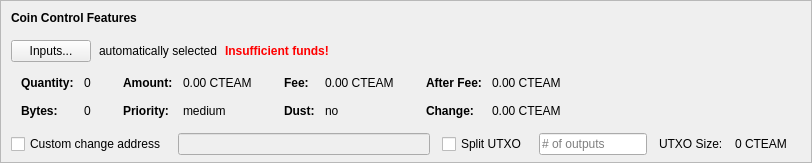
    <widget class="QFrame" name="frameCoinControl">
     <property name="sizePolicy">
      <sizepolicy hsizetype="Expanding" vsizetype="Expanding">
       <horstretch>0</horstretch>
       <verstretch>0</verstretch>
      </sizepolicy>
     </property>
     <property name="maximumSize">
      <size>
       <width>16777215</width>
       <height>16777215</height>
      </size>
     </property>
     <property name="frameShape">
      <enum>QFrame::StyledPanel</enum>
     </property>
     <property name="frameShadow">
      <enum>QFrame::Sunken</enum>
     </property>
     <layout class="QVBoxLayout" name="verticalLayoutCoinControl2">
      <property name="spacing">
       <number>0</number>
      </property>
      <property name="leftMargin">
       <number>0</number>
      </property>
      <property name="topMargin">
       <number>0</number>
      </property>
      <property name="rightMargin">
       <number>0</number>
      </property>
      <property name="bottomMargin">
       <number>6</number>
      </property>
      <item>
       <layout class="QVBoxLayout" name="verticalLayoutCoinControl" stretch="0,0,0,0,1">
        <property name="spacing">
         <number>0</number>
        </property>
        <property name="leftMargin">
         <number>10</number>
        </property>
        <property name="topMargin">
         <number>10</number>
        </property>
        <item>
         <layout class="QHBoxLayout" name="horizontalLayoutCoinControl1">
          <property name="bottomMargin">
           <number>15</number>
          </property>
          <item>
           <widget class="QLabel" name="labelCoinControlFeatures">
            <property name="sizePolicy">
             <sizepolicy hsizetype="Preferred" vsizetype="Maximum">
              <horstretch>0</horstretch>
              <verstretch>0</verstretch>
             </sizepolicy>
            </property>
            <property name="font">
             <font>
              <weight>75</weight>
              <bold>true</bold>
             </font>
            </property>
            <property name="styleSheet">
             <string notr="true">font-weight:bold;</string>
            </property>
            <property name="text">
             <string>Coin Control Features</string>
            </property>
           </widget>
          </item>
         </layout>
        </item>
        <item>
         <layout class="QHBoxLayout" name="horizontalLayoutCoinControl2" stretch="0,0,0,0">
          <property name="spacing">
           <number>8</number>
          </property>
          <property name="bottomMargin">
           <number>10</number>
          </property>
          <item>
           <widget class="QPushButton" name="pushButtonCoinControl">
            <property name="styleSheet">
             <string notr="true"/>
            </property>
            <property name="text">
             <string>Inputs...</string>
            </property>
            <property name="autoDefault">
             <bool>false</bool>
            </property>
           </widget>
          </item>
          <item>
           <widget class="QLabel" name="labelCoinControlAutomaticallySelected">
            <property name="text">
             <string>automatically selected</string>
            </property>
            <property name="margin">
             <number>5</number>
            </property>
           </widget>
          </item>
          <item>
           <widget class="QLabel" name="labelCoinControlInsuffFunds">
            <property name="font">
             <font>
              <weight>75</weight>
              <bold>true</bold>
             </font>
            </property>
            <property name="styleSheet">
             <string notr="true">color:red;font-weight:bold;</string>
            </property>
            <property name="text">
             <string>Insufficient funds!</string>
            </property>
            <property name="margin">
             <number>5</number>
            </property>
           </widget>
          </item>
          <item>
           <spacer name="horizontalSpacerCoinControl">
            <property name="orientation">
             <enum>Qt::Horizontal</enum>
            </property>
            <property name="sizeHint" stdset="0">
             <size>
              <width>40</width>
              <height>1</height>
             </size>
            </property>
           </spacer>
          </item>
         </layout>
        </item>
        <item>
         <widget class="QWidget" name="widgetCoinControl" native="true">
          <property name="sizePolicy">
           <sizepolicy hsizetype="Preferred" vsizetype="Preferred">
            <horstretch>0</horstretch>
            <verstretch>0</verstretch>
           </sizepolicy>
          </property>
          <property name="minimumSize">
           <size>
            <width>0</width>
            <height>0</height>
           </size>
          </property>
          <property name="styleSheet">
           <string notr="true"/>
          </property>
          <layout class="QHBoxLayout" name="horizontalLayoutCoinControl5">
           <property name="leftMargin">
            <number>0</number>
           </property>
           <property name="topMargin">
            <number>0</number>
           </property>
           <property name="rightMargin">
            <number>0</number>
           </property>
           <property name="bottomMargin">
            <number>0</number>
           </property>
           <item>
            <layout class="QHBoxLayout" name="horizontalLayoutCoinControl3" stretch="0,0,0,1">
             <property name="spacing">
              <number>20</number>
             </property>
             <property name="topMargin">
              <number>0</number>
             </property>
             <property name="bottomMargin">
              <number>10</number>
             </property>
             <item>
              <layout class="QFormLayout" name="formLayoutCoinControl1">
               <property name="horizontalSpacing">
                <number>10</number>
               </property>
               <property name="verticalSpacing">
                <number>14</number>
               </property>
               <property name="leftMargin">
                <number>10</number>
               </property>
               <property name="topMargin">
                <number>4</number>
               </property>
               <property name="rightMargin">
                <number>6</number>
               </property>
               <item row="0" column="0">
                <widget class="QLabel" name="labelCoinControlQuantityText">
                 <property name="font">
                  <font>
                   <weight>75</weight>
                   <bold>true</bold>
                  </font>
                 </property>
                 <property name="text">
                  <string>Quantity:</string>
                 </property>
                 <property name="margin">
                  <number>0</number>
                 </property>
                </widget>
               </item>
               <item row="0" column="1">
                <widget class="QLabel" name="labelCoinControlQuantity">
                 <property name="cursor">
                  <cursorShape>IBeamCursor</cursorShape>
                 </property>
                 <property name="contextMenuPolicy">
                  <enum>Qt::ActionsContextMenu</enum>
                 </property>
                 <property name="text">
                  <string notr="true">0</string>
                 </property>
                 <property name="margin">
                  <number>0</number>
                 </property>
                 <property name="textInteractionFlags">
                  <set>Qt::LinksAccessibleByMouse|Qt::TextSelectableByKeyboard|Qt::TextSelectableByMouse</set>
                 </property>
                </widget>
               </item>
               <item row="1" column="0">
                <widget class="QLabel" name="labelCoinControlBytesText">
                 <property name="font">
                  <font>
                   <weight>75</weight>
                   <bold>true</bold>
                  </font>
                 </property>
                 <property name="text">
                  <string>Bytes:</string>
                 </property>
                </widget>
               </item>
               <item row="1" column="1">
                <widget class="QLabel" name="labelCoinControlBytes">
                 <property name="cursor">
                  <cursorShape>IBeamCursor</cursorShape>
                 </property>
                 <property name="contextMenuPolicy">
                  <enum>Qt::ActionsContextMenu</enum>
                 </property>
                 <property name="text">
                  <string notr="true">0</string>
                 </property>
                 <property name="textInteractionFlags">
                  <set>Qt::LinksAccessibleByMouse|Qt::TextSelectableByKeyboard|Qt::TextSelectableByMouse</set>
                 </property>
                </widget>
               </item>
              </layout>
             </item>
             <item>
              <layout class="QFormLayout" name="formLayoutCoinControl2">
               <property name="horizontalSpacing">
                <number>10</number>
               </property>
               <property name="verticalSpacing">
                <number>14</number>
               </property>
               <property name="leftMargin">
                <number>6</number>
               </property>
               <property name="topMargin">
                <number>4</number>
               </property>
               <property name="rightMargin">
                <number>6</number>
               </property>
               <item row="0" column="0">
                <widget class="QLabel" name="labelCoinControlAmountText">
                 <property name="font">
                  <font>
                   <weight>75</weight>
                   <bold>true</bold>
                  </font>
                 </property>
                 <property name="text">
                  <string>Amount:</string>
                 </property>
                 <property name="margin">
                  <number>0</number>
                 </property>
                </widget>
               </item>
               <item row="0" column="1">
                <widget class="QLabel" name="labelCoinControlAmount">
                 <property name="cursor">
                  <cursorShape>IBeamCursor</cursorShape>
                 </property>
                 <property name="contextMenuPolicy">
                  <enum>Qt::ActionsContextMenu</enum>
                 </property>
                 <property name="text">
                  <string notr="true">0.00 CTEAM</string>
                 </property>
                 <property name="textInteractionFlags">
                  <set>Qt::LinksAccessibleByMouse|Qt::TextSelectableByKeyboard|Qt::TextSelectableByMouse</set>
                 </property>
                </widget>
               </item>
               <item row="1" column="0">
                <widget class="QLabel" name="labelCoinControlPriorityText">
                 <property name="font">
                  <font>
                   <weight>75</weight>
                   <bold>true</bold>
                  </font>
                 </property>
                 <property name="text">
                  <string>Priority:</string>
                 </property>
                </widget>
               </item>
               <item row="1" column="1">
                <widget class="QLabel" name="labelCoinControlPriority">
                 <property name="cursor">
                  <cursorShape>IBeamCursor</cursorShape>
                 </property>
                 <property name="contextMenuPolicy">
                  <enum>Qt::ActionsContextMenu</enum>
                 </property>
                 <property name="text">
                  <string>medium</string>
                 </property>
                 <property name="textInteractionFlags">
                  <set>Qt::LinksAccessibleByMouse|Qt::TextSelectableByKeyboard|Qt::TextSelectableByMouse</set>
                 </property>
                </widget>
               </item>
              </layout>
             </item>
             <item>
              <layout class="QFormLayout" name="formLayoutCoinControl3">
               <property name="horizontalSpacing">
                <number>10</number>
               </property>
               <property name="verticalSpacing">
                <number>14</number>
               </property>
               <property name="leftMargin">
                <number>6</number>
               </property>
               <property name="topMargin">
                <number>4</number>
               </property>
               <property name="rightMargin">
                <number>6</number>
               </property>
               <item row="0" column="0">
                <widget class="QLabel" name="labelCoinControlFeeText">
                 <property name="font">
                  <font>
                   <weight>75</weight>
                   <bold>true</bold>
                  </font>
                 </property>
                 <property name="text">
                  <string>Fee:</string>
                 </property>
                 <property name="margin">
                  <number>0</number>
                 </property>
                </widget>
               </item>
               <item row="0" column="1">
                <widget class="QLabel" name="labelCoinControlFee">
                 <property name="cursor">
                  <cursorShape>IBeamCursor</cursorShape>
                 </property>
                 <property name="contextMenuPolicy">
                  <enum>Qt::ActionsContextMenu</enum>
                 </property>
                 <property name="text">
                  <string notr="true">0.00 CTEAM</string>
                 </property>
                 <property name="textInteractionFlags">
                  <set>Qt::LinksAccessibleByMouse|Qt::TextSelectableByKeyboard|Qt::TextSelectableByMouse</set>
                 </property>
                </widget>
               </item>
               <item row="1" column="0">
                <widget class="QLabel" name="labelCoinControlLowOutputText">
                 <property name="font">
                  <font>
                   <weight>75</weight>
                   <bold>true</bold>
                  </font>
                 </property>
                 <property name="text">
                  <string>Dust:</string>
                 </property>
                </widget>
               </item>
               <item row="1" column="1">
                <widget class="QLabel" name="labelCoinControlLowOutput">
                 <property name="cursor">
                  <cursorShape>IBeamCursor</cursorShape>
                 </property>
                 <property name="contextMenuPolicy">
                  <enum>Qt::ActionsContextMenu</enum>
                 </property>
                 <property name="text">
                  <string>no</string>
                 </property>
                 <property name="textInteractionFlags">
                  <set>Qt::LinksAccessibleByMouse|Qt::TextSelectableByKeyboard|Qt::TextSelectableByMouse</set>
                 </property>
                </widget>
               </item>
              </layout>
             </item>
             <item>
              <layout class="QFormLayout" name="formLayoutCoinControl4">
               <property name="horizontalSpacing">
                <number>10</number>
               </property>
               <property name="verticalSpacing">
                <number>14</number>
               </property>
               <property name="leftMargin">
                <number>6</number>
               </property>
               <property name="topMargin">
                <number>4</number>
               </property>
               <property name="rightMargin">
                <number>6</number>
               </property>
               <item row="0" column="0">
                <widget class="QLabel" name="labelCoinControlAfterFeeText">
                 <property name="font">
                  <font>
                   <weight>75</weight>
                   <bold>true</bold>
                  </font>
                 </property>
                 <property name="text">
                  <string>After Fee:</string>
                 </property>
                 <property name="margin">
                  <number>0</number>
                 </property>
                </widget>
               </item>
               <item row="0" column="1">
                <widget class="QLabel" name="labelCoinControlAfterFee">
                 <property name="cursor">
                  <cursorShape>IBeamCursor</cursorShape>
                 </property>
                 <property name="contextMenuPolicy">
                  <enum>Qt::ActionsContextMenu</enum>
                 </property>
                 <property name="text">
                  <string notr="true">0.00 CTEAM</string>
                 </property>
                 <property name="textInteractionFlags">
                  <set>Qt::LinksAccessibleByMouse|Qt::TextSelectableByKeyboard|Qt::TextSelectableByMouse</set>
                 </property>
                </widget>
               </item>
               <item row="1" column="0">
                <widget class="QLabel" name="labelCoinControlChangeText">
                 <property name="font">
                  <font>
                   <weight>75</weight>
                   <bold>true</bold>
                  </font>
                 </property>
                 <property name="text">
                  <string>Change:</string>
                 </property>
                </widget>
               </item>
               <item row="1" column="1">
                <widget class="QLabel" name="labelCoinControlChange">
                 <property name="cursor">
                  <cursorShape>IBeamCursor</cursorShape>
                 </property>
                 <property name="contextMenuPolicy">
                  <enum>Qt::ActionsContextMenu</enum>
                 </property>
                 <property name="text">
                  <string notr="true">0.00 CTEAM</string>
                 </property>
                 <property name="textInteractionFlags">
                  <set>Qt::LinksAccessibleByMouse|Qt::TextSelectableByKeyboard|Qt::TextSelectableByMouse</set>
                 </property>
                </widget>
               </item>
              </layout>
             </item>
            </layout>
           </item>
          </layout>
         </widget>
        </item>
        <item>
         <layout class="QHBoxLayout" name="horizontalLayoutCoinControl4" stretch="0,0,0,0,0,0,0">
          <property name="spacing">
           <number>12</number>
          </property>
          <property name="sizeConstraint">
           <enum>QLayout::SetDefaultConstraint</enum>
          </property>
          <property name="topMargin">
           <number>5</number>
          </property>
          <property name="rightMargin">
           <number>5</number>
          </property>
          <item>
           <widget class="QCheckBox" name="checkBoxCoinControlChange">
            <property name="toolTip">
             <string>If this is activated, but the change address is empty or invalid, change will be sent to a newly generated address.</string>
            </property>
            <property name="text">
             <string>Custom change address</string>
            </property>
           </widget>
          </item>
          <item>
           <widget class="QValidatedLineEdit" name="lineEditCoinControlChange">
            <property name="enabled">
             <bool>false</bool>
            </property>
            <property name="sizePolicy">
             <sizepolicy hsizetype="Expanding" vsizetype="Fixed">
              <horstretch>0</horstretch>
              <verstretch>0</verstretch>
             </sizepolicy>
            </property>
           </widget>
          </item>
          <item>
           <widget class="QCheckBox" name="splitBlockCheckBox">
            <property name="text">
             <string>Split UTXO</string>
            </property>
           </widget>
          </item>
          <item>
           <widget class="QLineEdit" name="splitBlockLineEdit">
            <property name="sizePolicy">
             <sizepolicy hsizetype="Fixed" vsizetype="Fixed">
              <horstretch>50</horstretch>
              <verstretch>0</verstretch>
             </sizepolicy>
            </property>
            <property name="placeholderText">
             <string># of outputs</string>
            </property>
           </widget>
          </item>
          <item>
           <widget class="QLabel" name="labelBlockSizeText">
            <property name="text">
             <string>UTXO Size:</string>
            </property>
           </widget>
          </item>
          <item>
           <widget class="QLabel" name="labelBlockSize">
            <property name="text">
             <string>0 CTEAM</string>
            </property>
           </widget>
          </item>
          <item>
           <widget class="QLabel" name="labelCoinControlChangeLabel">
            <property name="sizePolicy">
             <sizepolicy hsizetype="Preferred" vsizetype="Expanding">
              <horstretch>0</horstretch>
              <verstretch>0</verstretch>
             </sizepolicy>
            </property>
            <property name="minimumSize">
             <size>
              <width>0</width>
              <height>0</height>
             </size>
            </property>
            <property name="text">
             <string/>
            </property>
            <property name="margin">
             <number>3</number>
            </property>
           </widget>
          </item>
         </layout>
        </item>
        <item>
         <spacer name="verticalSpacerCoinControl">
          <property name="orientation">
           <enum>Qt::Vertical</enum>
          </property>
          <property name="sizeHint" stdset="0">
           <size>
            <width>800</width>
            <height>1</height>
           </size>
          </property>
         </spacer>
        </item>
       </layout>
      </item>
     </layout>
    </widget>
